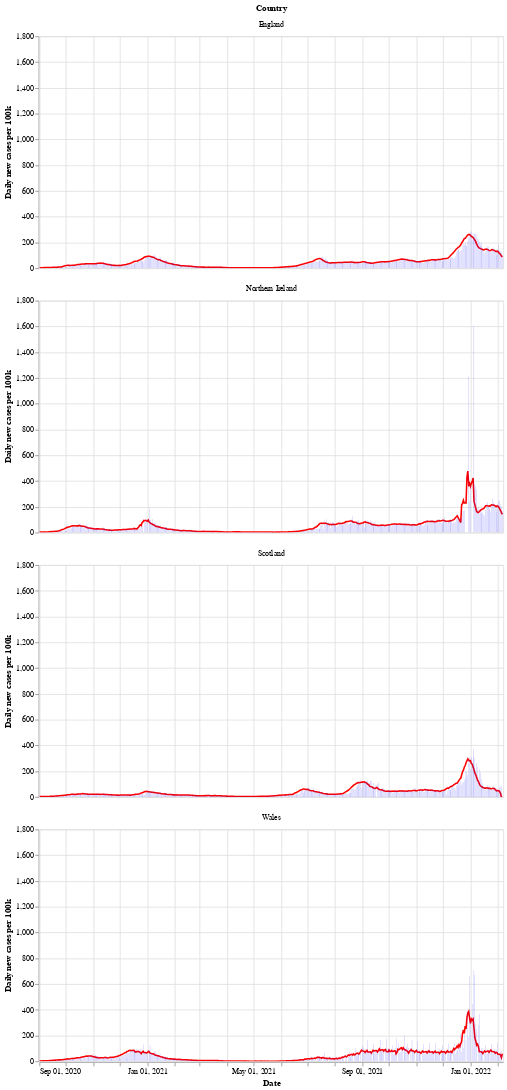

Here is the notebook cell this chart was saved with:
### Markdown cell above
Next is a bar chart of the number of new cases in each country (per 100k population), with the 7 day moving average of cases. Again we see that Wales saw a longer period of raising and falling cases compared to the other countries.

After a period of cases falling, each nation is now seeing a rise in the number of cases - especially in Wales.

### Code cell
# collapse
bars = alt.Chart(uk_cases).mark_bar().encode(
    x=alt.X("yearmonthdate(date):T", axis=alt.Axis(title='Date')),
    y=alt.Y("newCasesRate:Q", axis=alt.Axis(title='Daily new cases per 100k')),
    tooltip='newCasesRate',
    color=alt.condition(
        alt.datum.dailyChange > 0,
        alt.value("orange"),  # The positive color
        alt.value("blue")  # The negative color
    )
).properties(title='New cases per 100k population with rolling 7 day average', width=600).interactive()
line = alt.Chart(uk_cases).mark_line(
    color='red',
    size=2,
).transform_window(
    rolling_mean='mean(newCasesRate)',
    frame=[0, 7],
    groupby=['areaName']
).encode(
    x='yearmonthdate(date):T',
    y='rolling_mean:Q'
)
alt.layer(line, bars, data=uk_cases).facet(alt.Row('areaName', title='Country'), columns=1)

### Figure 1 — Vega-Lite specification as saved in the notebook (floating-point values rounded to 4 significant figures; data arrays with more than 128 entries replaced by an {"elided": "..."} marker saying what was removed)
{"config": {"view": {"continuousWidth": 400, "continuousHeight": 300}}, "data": {"name": "data-e4e3c669f71efcefaff5a015a995590a"}, "facet": {"type": "nominal", "field": "areaName", "title": "Country"}, "spec": {"layer": [{"mark": {"type": "line", "color": "red", "size": 2}, "encoding": {"x": {"type": "temporal", "field": "date", "timeUnit": "yearmonthdate"}, "y": {"type": "quantitative", "field": "rolling_mean"}}, "transform": [{"window": [{"op": "mean", "field": "newCasesRate", "as": "rolling_mean"}], "frame": [0, 7], "groupby": ["areaName"]}]}, {"mark": "bar", "encoding": {"color": {"condition": {"value": "orange", "test": "(datum.dailyChange > 0)"}, "value": "blue"}, "tooltip": {"type": "quantitative", "field": "newCasesRate"}, "x": {"type": "temporal", "axis": {"title": "Date"}, "field": "date", "timeUnit": "yearmonthdate"}, "y": {"type": "quantitative", "axis": {"title": "Daily new cases per 100k"}, "field": "newCasesRate"}}, "selection": {"selector002": {"type": "interval", "bind": "scales", "encodings": ["x", "y"]}}, "title": "New cases per 100k population with rolling 7 day average", "width": 600}]}, "columns": 1, "$schema": "https://vega.github.io/schema/vega-lite/v4.8.1.json", "datasets": {"data-e4e3c669f71efcefaff5a015a995590a": {"elided": "2096 records"}}}
